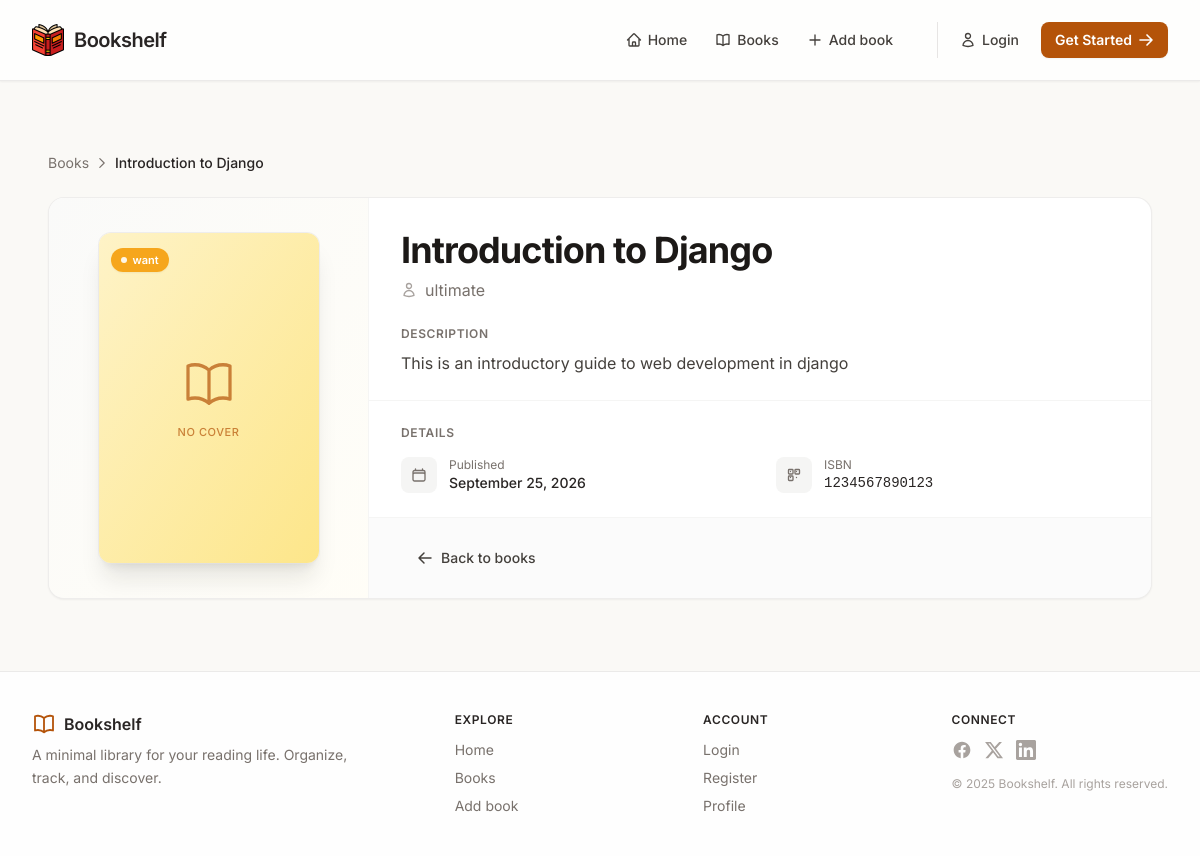
/books/1/, run on an earlier commit of the app's database.
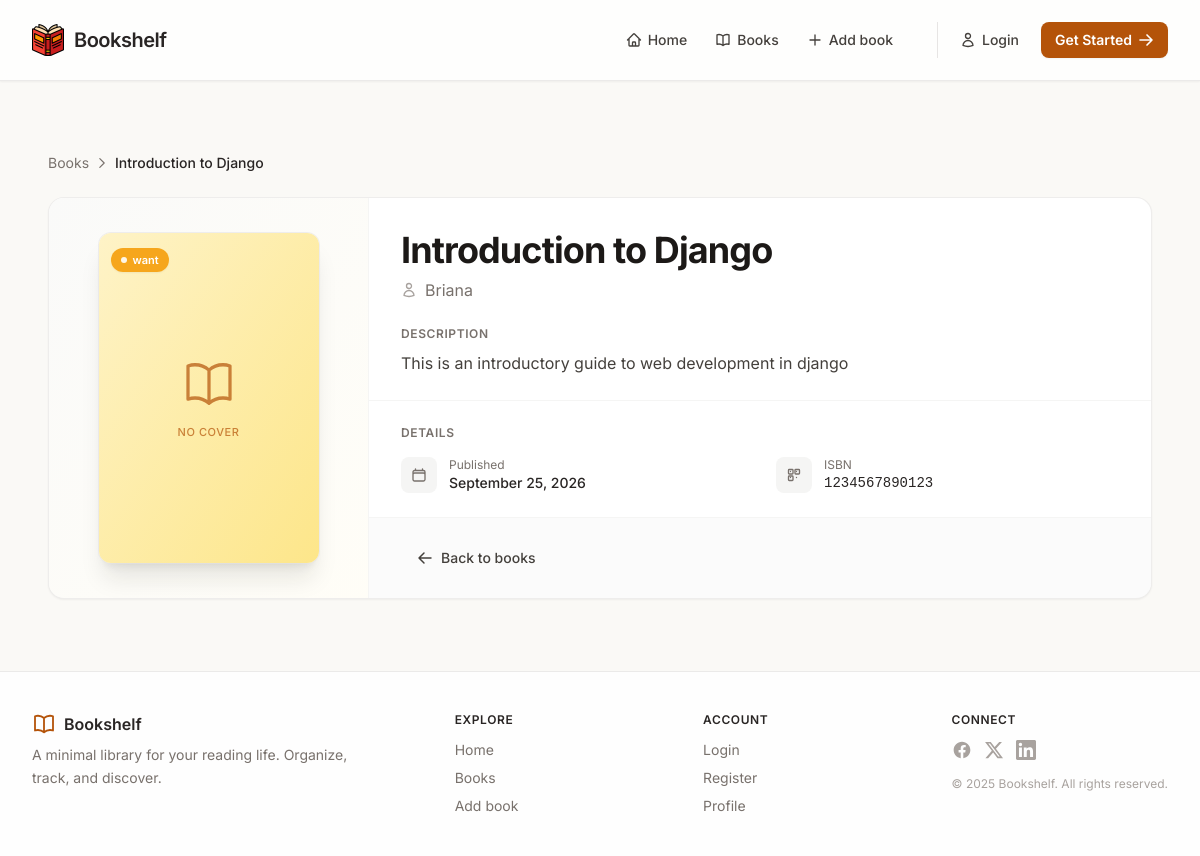
And on a later commit of the database.
### shelf/models.py (models this page shows, shortened)
class Book(models.Model):
  STATUS_CHOICES = [
      ("want", "Want to Read"),
      ("reading", "Currently Reading"),
      ("read", "Finished"),
  ]
  title = models.CharField(max_length=200)
  author = models.CharField(max_length=200)
  description = models.TextField()
  book_cover = models.ImageField(upload_to='book_covers/', blank=True, null=True, default='book_covers/default_cover.png')
  isbn = models.CharField(max_length=13)
  status = models.CharField(max_length=10, choices=STATUS_CHOICES, default="want")
  published_at = models.DateField(blank=True, null=True, auto_now_add=True)
  updated_at = models.DateField(blank=True, null=True, auto_now=True)
  owner = models.ForeignKey(User, on_delete=models.CASCADE, related_name='books')
  class Meta:
    ordering = ['-published_at']

### shelf/views.py (the view)
# urls.py: path('books/<int:pk>/', views.book_detail, name="book_detail" ),
def book_detail(request, pk):
    context = {}
    try:
        book = Book.objects.get(pk=pk)
        context['book'] = book
    except Book.DoesNotExist:
        messages.error(request, 'Book not found.')
        return redirect('shelf:books')
    return render(request, 'shelf/book_detail.html', context)

### shelf/templates/shelf/book_detail.html (shortened to what this page needs)
{% extends "layout.html" %}
{% block content %}
<div class="p-4">
  <nav class="flex items-center gap-1.5 text-sm text-stone-500 mb-6">
    <a href="{% url 'shelf:books' %}" class="hover:text-amber-800 transition">Books</a>
    <svg class="w-3.5 h-3.5" fill="none" stroke="currentColor" stroke-width="2" viewBox="0 0 24 24">
      <path stroke-linecap="round" stroke-linejoin="round" d="M8.25 4.5l7.5 7.5-7.5 7.5" />
    </svg>
    <span class="text-stone-800 font-medium truncate max-w-[16rem]">{{ book.title }}</span>
  </nav>
  <div class="bg-white rounded-2xl border border-stone-200/70 shadow-sm overflow-hidden">
    <div class="grid md:grid-cols-[280px_1fr] lg:grid-cols-[320px_1fr]">
      <div class="relative bg-gradient-to-br from-stone-50 to-amber-50/40 p-6 md:p-8 flex items-center justify-center
                  border-b md:border-b-0 md:border-r border-stone-100">
        <div class="relative w-full max-w-[220px] aspect-[2/3] rounded-xl overflow-hidden
                    shadow-xl shadow-stone-900/10 ring-1 ring-stone-200/60
                    bg-gradient-to-br from-amber-100 to-amber-200">
          {% if book.book_cover %}
            <img src="{{ book.book_cover.url }}"
                 alt="{{ book.title }} cover"
                 loading="lazy"
                 class="w-full h-full object-cover">
          {% else %}
            <div class="w-full h-full flex flex-col items-center justify-center gap-3 text-amber-700/70">
              <span class="text-[11px] font-medium uppercase tracking-wider">No cover</span>
            </div>
          {% endif %}
          <div class="absolute top-3 left-3">
            <span class="inline-flex items-center gap-1.5 px-2.5 py-1 text-[11px] font-semibold rounded-full shadow-sm backdrop-blur-sm
              {% if book.status == 'Available' %} bg-emerald-500/90 text-white
              {% elif book.status == 'Borrowed' %} bg-rose-500/90 text-white
              {% else %} bg-amber-500/90 text-white {% endif %}">
              <span class="w-1.5 h-1.5 rounded-full bg-white/90"></span>
              {{ book.status }}
            </span>
          </div>
        </div>
      </div>
      <div class="flex flex-col">
        <div class="px-6 md:px-8 pt-6 md:pt-8 pb-6">
          <div class="flex items-start justify-between gap-3 flex-wrap">
            <div class="min-w-0">
              <h1 class="text-2xl md:text-3xl lg:text-4xl font-bold tracking-tight text-stone-900 leading-tight">
                {{ book.title }}
              </h1>
              <p class="text-stone-500 mt-2 flex items-center gap-2 text-sm md:text-base">
                <span class="truncate">{{ book.author }}</span>
              </p>
            </div>
          </div>
        </div>
        {% if book.description %}
          <div class="px-6 md:px-8 pb-6">
            <h2 class="text-xs font-semibold uppercase tracking-wider text-stone-500 mb-2">Description</h2>
            <p class="text-stone-700 leading-relaxed whitespace-pre-line">{{ book.description }}</p>
          </div>
        {% endif %}
        <div class="px-6 md:px-8 py-6 border-t border-stone-100">
          <h2 class="text-xs font-semibold uppercase tracking-wider text-stone-500 mb-4">Details</h2>
          <dl class="grid grid-cols-1 sm:grid-cols-2 gap-x-8 gap-y-4">
            <div class="flex items-start gap-3">
              <div class="w-9 h-9 rounded-lg bg-stone-100 flex items-center justify-center text-stone-500 shrink-0">
              </div>
              <div class="min-w-0">
                <dt class="text-xs text-stone-500">Published</dt>
                <dd class="text-sm font-medium text-stone-800">
                  {{ book.published_at|date:"F j, Y"|default:"—" }}
                </dd>
              </div>
            </div>
            <div class="flex items-start gap-3">
              <div class="w-9 h-9 rounded-lg bg-stone-100 flex items-center justify-center text-stone-500 shrink-0">
              </div>
              <div class="min-w-0">
                <dt class="text-xs text-stone-500">ISBN</dt>
                <dd class="text-sm font-medium text-stone-800 font-mono">{{ book.isbn|default:"—" }}</dd>
              </div>
            </div>
          </dl>
        </div>
        <div class="mt-auto px-6 md:px-8 py-5 bg-stone-50/70 border-t border-stone-100 flex items-center justify-between gap-3 flex-wrap">
          <a href="{% url 'shelf:books' %}"
             class="inline-flex items-center gap-2 px-4 py-2.5 text-sm font-medium text-stone-700 rounded-lg hover:bg-stone-100 transition">
            <svg class="w-4 h-4" fill="none" stroke="currentColor" stroke-width="2.2" viewBox="0 0 24 24">
              <path stroke-linecap="round" stroke-linejoin="round" d="M10.5 19.5L3 12m0 0l7.5-7.5M3 12h18" />
            </svg>
            Back to books
          </a>
        </div>
      </div>
    </div>
  </div>
</div>
{% endblock %}

### templates/layout.html (shortened to what this page needs)
<!DOCTYPE html>
{% load static %}
<html lang="en">
<head>
  <script src="https://cdn.tailwindcss.com"></script>
</head>
<body class="bg-[#faf9f6] text-slate-800 antialiased flex flex-col min-h-screen">
  {% include "nav.html" %}
  <main class="flex-1 max-w-7xl mx-auto w-full px-5 sm:px-8 py-10 md:py-14">
    {% block content %}
    {% endblock %}
  </main>
  {% include "footer.html" %}
</body>
</html>

### templates/nav.html (shortened to what this page needs)
{% load static %}
<header class="bg-white/80 backdrop-blur-sm border-b border-stone-200/80 sticky top-0 z-20 shadow-sm">
    <div class="max-w-7xl mx-auto px-5 sm:px-8 flex items-center justify-between h-16 md:h-20">
      <a href="#" class="flex items-center gap-2.5 shrink-0">
        <img src="{% static 'images/logo.png' %}" alt="Bookshelf Icon" class="w-7 h-7 md:w-8 md:h-8">
        <span class="font-semibold text-lg md:text-xl tracking-tight text-stone-800">Bookshelf</span>
      </a>
      <nav class="hidden md:flex items-center gap-1 lg:gap-2">
        <ul class="flex items-center gap-1 mr-4 lg:mr-6">
          <li>
            <a href="{% url "shelf:home" %}" class="nav-link flex items-center gap-1.5 px-3 py-2 rounded-lg text-sm font-medium text-stone-700 hover:text-amber-800 hover:bg-stone-100/70">
              Home
            </a>
          </li>
          <li>
            <a href="{% url "shelf:books" %}" class="nav-link flex items-center gap-1.5 px-3 py-2 rounded-lg text-sm font-medium text-stone-700 hover:text-amber-800 hover:bg-stone-100/70">
              Books
            </a>
          </li>
          <li>
            <a href="{% url "shelf:book_add" %}" class="nav-link flex items-center gap-1.5 px-3 py-2 rounded-lg text-sm font-medium text-stone-700 hover:text-amber-800 hover:bg-stone-100/70">
              <svg class="w-4 h-4" fill="none" stroke="currentColor" stroke-width="2" viewBox="0 0 24 24">
                <path stroke-linecap="round" stroke-linejoin="round" d="M12 4.5v15m7.5-7.5h-15" />
              </svg>
              Add book
            </a>
          </li>
        </ul>
        <div class="flex items-center gap-2 pl-2 border-l border-stone-200">
          {% if not request.user.is_authenticated %}
          <a href={% url "account:login" %} class="btn flex items-center gap-1.5 px-3.5 py-2 text-sm font-medium text-stone-700 rounded-lg hover:bg-stone-100/80 hover:text-amber-800">
            <svg class="w-4 h-4" fill="none" stroke="currentColor" stroke-width="2" viewBox="0 0 24 24">
              <path stroke-linecap="round" stroke-linejoin="round" d="M15.75 6a3.75 3.75 0 11-7.5 0 3.75 3.75 0 017.5 0zM4.501 20.118a7.5 7.5 0 0114.998 0A17.933 17.933 0 0112 21.75c-2.676 0-5.216-.584-7.499-1.632z" />
            </svg>
            Login
          </a>
          <a href={% url "account:register" %} class="btn flex items-center gap-1.5 px-3.5 py-2 text-sm font-semibold text-white bg-amber-700 rounded-lg shadow-sm hover:bg-amber-800 hover:shadow">
            Get Started
            <svg class="w-4 h-4" fill="none" stroke="currentColor" stroke-width="2.5" viewBox="0 0 24 24">
              <path stroke-linecap="round" stroke-linejoin="round" d="M13.5 4.5L21 12m0 0l-7.5 7.5M21 12H3" />
            </svg>
          </a>
        {% endif %}
        </div>
      </nav>
    </div>
  </header>

### templates/footer.html (shortened to what this page needs)
<footer class="bg-white/90 border-t border-stone-200/80 mt-auto">
  <div class="max-w-7xl mx-auto px-5 sm:px-8 py-8 md:py-10">
    <div class="flex flex-col md:flex-row justify-between gap-8">
      <div class="md:max-w-xs">
        <div class="flex items-center gap-2">
          <span class="font-semibold text-stone-800">Bookshelf</span>
        </div>
        <p class="text-sm text-stone-500 mt-2 leading-relaxed">
          A minimal library for your reading life. Organize, track, and
          discover.
        </p>
      </div>
      <div class="grid grid-cols-2 sm:grid-cols-3 gap-8 text-sm">
        <div>
          <h4
            class="font-semibold text-stone-800 text-xs uppercase tracking-wider mb-3"
          >
            Explore
          </h4>
          <ul class="space-y-2">
            <li>
              <a href="{% url 'shelf:home' %}" class="text-stone-500 hover:text-amber-700 transition"
                >Home</a
              >
            </li>
            <li>
              <a href="{% url 'shelf:books' %}" class="text-stone-500 hover:text-amber-700 transition"
                >Books</a
              >
            </li>
            <li>
              <a href="{% url 'shelf:book_add' %}" class="text-stone-500 hover:text-amber-700 transition"
                >Add book</a
              >
            </li>
          </ul>
        </div>
        <div>
          <h4
            class="font-semibold text-stone-800 text-xs uppercase tracking-wider mb-3"
          >
            Account
          </h4>
          <ul class="space-y-2">
            <li>
              <a href="#" class="text-stone-500 hover:text-amber-700 transition"
                >Login</a
              >
            </li>
            <li>
              <a href="#" class="text-stone-500 hover:text-amber-700 transition"
                >Register</a
              >
            </li>
            <li>
              <a href="#" class="text-stone-500 hover:text-amber-700 transition"
                >Profile</a
              >
            </li>
          </ul>
        </div>
        <div class="col-span-2 sm:col-span-1">
          <h4
            class="font-semibold text-stone-800 text-xs uppercase tracking-wider mb-3"
          >
            Connect
          </h4>
          <div class="flex gap-3">
            <a href="#" class="text-stone-400 hover:text-amber-700 transition">
            </a>
            <a href="#" class="text-stone-400 hover:text-amber-700 transition">
              <svg class="w-5 h-5" fill="currentColor" viewBox="0 0 24 24">
                <path
                  d="M18.244 2.25h3.308l-7.227 8.26 8.502 11.24H16.17l-5.214-6.817L4.99 21.75H1.68l7.73-8.835L1.254 2.25H8.08l4.713 6.231zm-1.161 17.52h1.833L7.084 4.126H5.117z"
                />
              </svg>
            </a>
            <a href="#" class="text-stone-400 hover:text-amber-700 transition">
            </a>
          </div>
          <p class="text-xs text-stone-400 mt-4">
            © 2025 Bookshelf. All rights reserved.
          </p>
        </div>
      </div>
    </div>
  </div>
</footer>

### templates/layout.html (style rules this page uses)
* { font-family: 'Inter', system-ui, sans-serif; }
.nav-link, .btn { transition: all 0.15s ease; }

What changed in the data, as far as the page shows it:
changed Book "Introduction to Django": author "ultimate" → "Briana"
